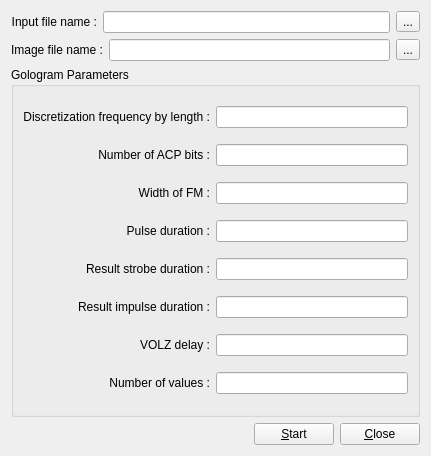
<?xml version="1.0" encoding="UTF-8"?>
<ui version="4.0">
 <class>gologram_widget</class>
 <widget class="QWidget" name="gologram_widget">
  <property name="geometry">
   <rect>
    <x>0</x>
    <y>0</y>
    <width>431</width>
    <height>456</height>
   </rect>
  </property>
  <property name="windowTitle">
   <string>Gologram parameters form</string>
  </property>
  <layout class="QGridLayout" name="gridLayout_2">
   <item row="0" column="0">
    <layout class="QHBoxLayout" name="hLayFile">
     <item>
      <widget class="QLabel" name="lFileLoad">
       <property name="text">
        <string>Input file name :</string>
       </property>
       <property name="alignment">
        <set>Qt::AlignRight|Qt::AlignTrailing|Qt::AlignVCenter</set>
       </property>
      </widget>
     </item>
     <item>
      <widget class="QLineEdit" name="lEFileName"/>
     </item>
     <item>
      <widget class="QToolButton" name="tbLoad">
       <property name="toolTip">
        <string>Load file with gologram</string>
       </property>
       <property name="text">
        <string>...</string>
       </property>
      </widget>
     </item>
    </layout>
   </item>
   <item row="1" column="0">
    <layout class="QHBoxLayout" name="hImageLay">
     <item>
      <widget class="QLabel" name="lImageFile">
       <property name="text">
        <string>Image file name :</string>
       </property>
       <property name="alignment">
        <set>Qt::AlignRight|Qt::AlignTrailing|Qt::AlignVCenter</set>
       </property>
      </widget>
     </item>
     <item>
      <widget class="QLineEdit" name="lEImageFileName"/>
     </item>
     <item>
      <widget class="QToolButton" name="tbOutputFile">
       <property name="toolTip">
        <string>Result image file</string>
       </property>
       <property name="text">
        <string>...</string>
       </property>
      </widget>
     </item>
    </layout>
   </item>
   <item row="2" column="0">
    <widget class="QGroupBox" name="gbParameters">
     <property name="title">
      <string>Gologram Parameters </string>
     </property>
     <layout class="QGridLayout" name="gridLayout">
      <item row="0" column="0">
       <widget class="QLabel" name="lFrequency">
        <property name="text">
         <string>Discretization frequency by length :</string>
        </property>
        <property name="alignment">
         <set>Qt::AlignRight|Qt::AlignTrailing|Qt::AlignVCenter</set>
        </property>
       </widget>
      </item>
      <item row="0" column="1">
       <widget class="QLineEdit" name="lEFrequency"/>
      </item>
      <item row="1" column="0">
       <widget class="QLabel" name="lACP">
        <property name="text">
         <string>Number of ACP bits :</string>
        </property>
        <property name="alignment">
         <set>Qt::AlignRight|Qt::AlignTrailing|Qt::AlignVCenter</set>
        </property>
       </widget>
      </item>
      <item row="1" column="1">
       <widget class="QLineEdit" name="lEACP"/>
      </item>
      <item row="2" column="0">
       <widget class="QLabel" name="lWidthFM">
        <property name="text">
         <string>Width of FM :</string>
        </property>
        <property name="alignment">
         <set>Qt::AlignRight|Qt::AlignTrailing|Qt::AlignVCenter</set>
        </property>
       </widget>
      </item>
      <item row="2" column="1">
       <widget class="QLineEdit" name="lEWFM"/>
      </item>
      <item row="3" column="0">
       <widget class="QLabel" name="lPulseDuration">
        <property name="text">
         <string>Pulse duration :</string>
        </property>
        <property name="alignment">
         <set>Qt::AlignRight|Qt::AlignTrailing|Qt::AlignVCenter</set>
        </property>
       </widget>
      </item>
      <item row="3" column="1">
       <widget class="QLineEdit" name="lEPulseDuration"/>
      </item>
      <item row="4" column="0">
       <widget class="QLabel" name="lResultStrobeDuration">
        <property name="text">
         <string>Result strobe duration :</string>
        </property>
        <property name="alignment">
         <set>Qt::AlignRight|Qt::AlignTrailing|Qt::AlignVCenter</set>
        </property>
       </widget>
      </item>
      <item row="4" column="1">
       <widget class="QLineEdit" name="lEStrobeDuration"/>
      </item>
      <item row="5" column="0">
       <widget class="QLabel" name="lResultImpulseDuration">
        <property name="text">
         <string>Result impulse duration :</string>
        </property>
        <property name="alignment">
         <set>Qt::AlignRight|Qt::AlignTrailing|Qt::AlignVCenter</set>
        </property>
       </widget>
      </item>
      <item row="5" column="1">
       <widget class="QLineEdit" name="lEImpulseDuration"/>
      </item>
      <item row="6" column="0">
       <widget class="QLabel" name="lVOLZ">
        <property name="text">
         <string>VOLZ delay :</string>
        </property>
        <property name="alignment">
         <set>Qt::AlignRight|Qt::AlignTrailing|Qt::AlignVCenter</set>
        </property>
       </widget>
      </item>
      <item row="6" column="1">
       <widget class="QLineEdit" name="lEVOLZDelay"/>
      </item>
      <item row="7" column="0">
       <widget class="QLabel" name="lNumberOfValues">
        <property name="text">
         <string>Number of values :</string>
        </property>
        <property name="alignment">
         <set>Qt::AlignRight|Qt::AlignTrailing|Qt::AlignVCenter</set>
        </property>
       </widget>
      </item>
      <item row="7" column="1">
       <widget class="QLineEdit" name="lENs_int"/>
      </item>
     </layout>
    </widget>
   </item>
   <item row="3" column="0">
    <layout class="QHBoxLayout" name="hButtonsLay">
     <item>
      <spacer name="horizontalSpacer">
       <property name="orientation">
        <enum>Qt::Horizontal</enum>
       </property>
       <property name="sizeHint" stdset="0">
        <size>
         <width>40</width>
         <height>20</height>
        </size>
       </property>
      </spacer>
     </item>
     <item>
      <widget class="QPushButton" name="pbStart">
       <property name="text">
        <string>&amp;Start</string>
       </property>
      </widget>
     </item>
     <item>
      <widget class="QPushButton" name="pbClose">
       <property name="text">
        <string>&amp;Close</string>
       </property>
      </widget>
     </item>
    </layout>
   </item>
  </layout>
 </widget>
 <resources/>
 <connections/>
</ui>
